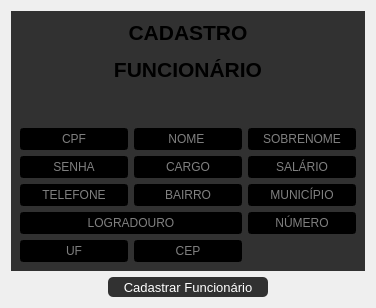
                <widget class="QWidget" name="tab">
                 <property name="styleSheet">
                  <string notr="true"/>
                 </property>
                 <attribute name="title">
                  <string>Realizar Cadastro </string>
                 </attribute>
                 <layout class="QVBoxLayout" name="verticalLayout_9">
                  <item>
                   <widget class="QFrame" name="frame_4">
                    <property name="styleSheet">
                     <string notr="true">QLineEdit{
color: white;
background-color: rgb(0, 0, 0);
font: 10pt &quot;MS SHel Dlg 2&quot;;

}

QFrame{
background-color:rgb(49, 49, 49);
border:None;
}</string>
                    </property>
                    <property name="frameShape">
                     <enum>QFrame::StyledPanel</enum>
                    </property>
                    <property name="frameShadow">
                     <enum>QFrame::Raised</enum>
                    </property>
                    <layout class="QGridLayout" name="gridLayout">
                     <item row="1" column="1">
                      <widget class="QLineEdit" name="txtNome">
                       <property name="text">
                        <string/>
                       </property>
                       <property name="alignment">
                        <set>Qt::AlignCenter</set>
                       </property>
                       <property name="placeholderText">
                        <string>NOME </string>
                       </property>
                      </widget>
                     </item>
                     <item row="0" column="0" colspan="3">
                      <widget class="QLabel" name="lblCadastroFun">
                       <property name="text">
                        <string>&lt;html&gt;&lt;head/&gt;&lt;body&gt;&lt;p align=&quot;center&quot;&gt;&lt;span style=&quot; font-size:16pt; font-weight:600;&quot;&gt;CADASTRO&lt;/span&gt;&lt;/p&gt;&lt;p align=&quot;center&quot;&gt;&lt;span style=&quot; font-size:16pt; font-weight:600;&quot;&gt;FUNCIONÁRIO&lt;/span&gt;&lt;/p&gt;&lt;p align=&quot;center&quot;&gt;&lt;br/&gt;&lt;/p&gt;&lt;/body&gt;&lt;/html&gt;</string>
                       </property>
                      </widget>
                     </item>
                     <item row="1" column="2">
                      <widget class="QLineEdit" name="txtSobrenome">
                       <property name="alignment">
                        <set>Qt::AlignCenter</set>
                       </property>
                       <property name="placeholderText">
                        <string>SOBRENOME</string>
                       </property>
                      </widget>
                     </item>
                     <item row="1" column="0">
                      <widget class="QLineEdit" name="txtCPF">
                       <property name="alignment">
                        <set>Qt::AlignCenter</set>
                       </property>
                       <property name="placeholderText">
                        <string>CPF</string>
                       </property>
                      </widget>
                     </item>
                     <item row="2" column="1">
                      <widget class="QLineEdit" name="txtCargo">
                       <property name="alignment">
                        <set>Qt::AlignCenter</set>
                       </property>
                       <property name="placeholderText">
                        <string>CARGO</string>
                       </property>
                      </widget>
                     </item>
                     <item row="2" column="0">
                      <widget class="QLineEdit" name="txtSenha">
                       <property name="alignment">
                        <set>Qt::AlignCenter</set>
                       </property>
                       <property name="placeholderText">
                        <string>SENHA</string>
                       </property>
                      </widget>
                     </item>
                     <item row="2" column="2">
                      <widget class="QLineEdit" name="txtSalario">
                       <property name="alignment">
                        <set>Qt::AlignCenter</set>
                       </property>
                       <property name="placeholderText">
                        <string>SALÁRIO</string>
                       </property>
                      </widget>
                     </item>
                     <item row="4" column="0">
                      <widget class="QLineEdit" name="txtTelefone">
                       <property name="alignment">
                        <set>Qt::AlignCenter</set>
                       </property>
                       <property name="placeholderText">
                        <string>TELEFONE</string>
                       </property>
                      </widget>
                     </item>
                     <item row="4" column="2">
                      <widget class="QLineEdit" name="txtMunicipio">
                       <property name="alignment">
                        <set>Qt::AlignCenter</set>
                       </property>
                       <property name="placeholderText">
                        <string>MUNICÍPIO</string>
                       </property>
                      </widget>
                     </item>
                     <item row="4" column="1">
                      <widget class="QLineEdit" name="txtBairro">
                       <property name="alignment">
                        <set>Qt::AlignCenter</set>
                       </property>
                       <property name="placeholderText">
                        <string>BAIRRO</string>
                       </property>
                      </widget>
                     </item>
                     <item row="5" column="0" colspan="2">
                      <widget class="QLineEdit" name="txtLogradouro">
                       <property name="text">
                        <string/>
                       </property>
                       <property name="alignment">
                        <set>Qt::AlignCenter</set>
                       </property>
                       <property name="placeholderText">
                        <string>LOGRADOURO</string>
                       </property>
                      </widget>
                     </item>
                     <item row="6" column="0">
                      <widget class="QLineEdit" name="txtUF">
                       <property name="alignment">
                        <set>Qt::AlignCenter</set>
                       </property>
                       <property name="placeholderText">
                        <string>UF</string>
                       </property>
                      </widget>
                     </item>
                     <item row="6" column="1">
                      <widget class="QLineEdit" name="txtCEP">
                       <property name="alignment">
                        <set>Qt::AlignCenter</set>
                       </property>
                       <property name="placeholderText">
                        <string>CEP</string>
                       </property>
                      </widget>
                     </item>
                     <item row="5" column="2">
                      <widget class="QLineEdit" name="txtNumero">
                       <property name="alignment">
                        <set>Qt::AlignCenter</set>
                       </property>
                       <property name="placeholderText">
                        <string>NÚMERO</string>
                       </property>
                      </widget>
                     </item>
                    </layout>
                   </widget>
                  </item>
                  <item alignment="Qt::AlignHCenter">
                   <widget class="QPushButton" name="btnCadastrarFun">
                    <property name="minimumSize">
                     <size>
                      <width>160</width>
                      <height>20</height>
                     </size>
                    </property>
                    <property name="font">
                     <font>
                      <pointsize>10</pointsize>
                     </font>
                    </property>
                    <property name="cursor">
                     <cursorShape>PointingHandCursor</cursorShape>
                    </property>
                    <property name="styleSheet">
                     <string notr="true">QPushButton:hover{
background-color: rgb(0, 129, 0);
border-radius: 5px;
}

QPushButton{
color:white;
border-radius: 5px;	
background-color:rgb(49, 49, 49);

}</string>
                    </property>
                    <property name="text">
                     <string>Cadastrar Funcionário</string>
                    </property>
                   </widget>
                  </item>
                 </layout>
                </widget>
